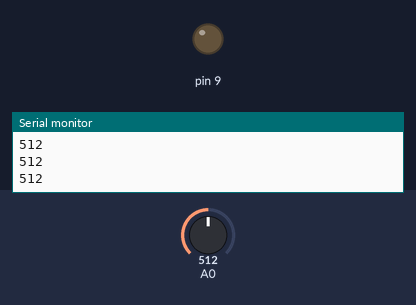
A sketch run on a simulated Arduino Uno, built with avr-gcc and run on an emulated ATmega328P. Parts: output pins drawn as LEDs (lit = HIGH), the last lines printed to the serial monitor. Inputs (shaded band) come from the test bench; at power-on: A0 = 512.

Above: at 1.2 s.
1.3 s: A0 set to 488
At 1.6 s:
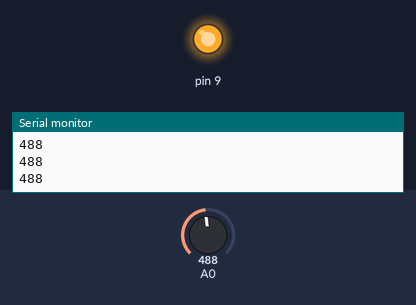
2.8 s: A0 set to 510
At 4.0 s:
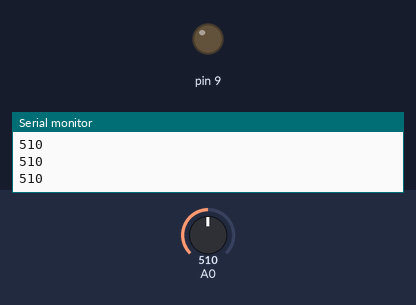
4.3 s: A0 set to 490
At 5.4 s:
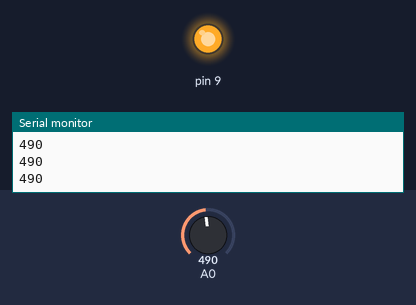
Timing chart, 0 to 7.3 s (numbered marks = the images above; inputs shaded):
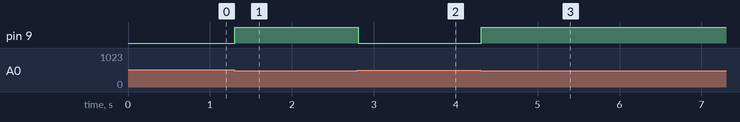

The sketch:

lightphotoresistor.ino
```cpp
int photoresistor =0; //global variable for light photo resistor, light depending resistor just like our potentiometer except this one
//works depending on the amount of light it is given. it is suppose to have less resistance at night so theres more light. depends on amount of light for its resistance.
//shining light on photoresistor will turn off led
int threshold = 500;

void setup() {
  // put your setup code here, to run once:
  Serial.begin(9600);

  pinMode(9,OUTPUT);
}

void loop() {
  // put your main code here, to run repeatedly:
//read the position of the knob
photoresistor = analogRead(A0);
Serial.println(photoresistor);

//if the photoresistor value is below the threshold
if(photoresistor < threshold){
  digitalWrite(9,HIGH);
  }else{
    digitalWrite(9,LOW);
    }
    delay(100);

}
```

Measured:
- the behaviour switches between 500 and 499 on A0 (found by bisection; images 0 and 1)
- after the input at 1.3 s, pin 9: LOW → HIGH at once
- after the input at 2.8 s, pin 9: HIGH → LOW at once
- after the input at 4.3 s, pin 9: LOW → HIGH at once
